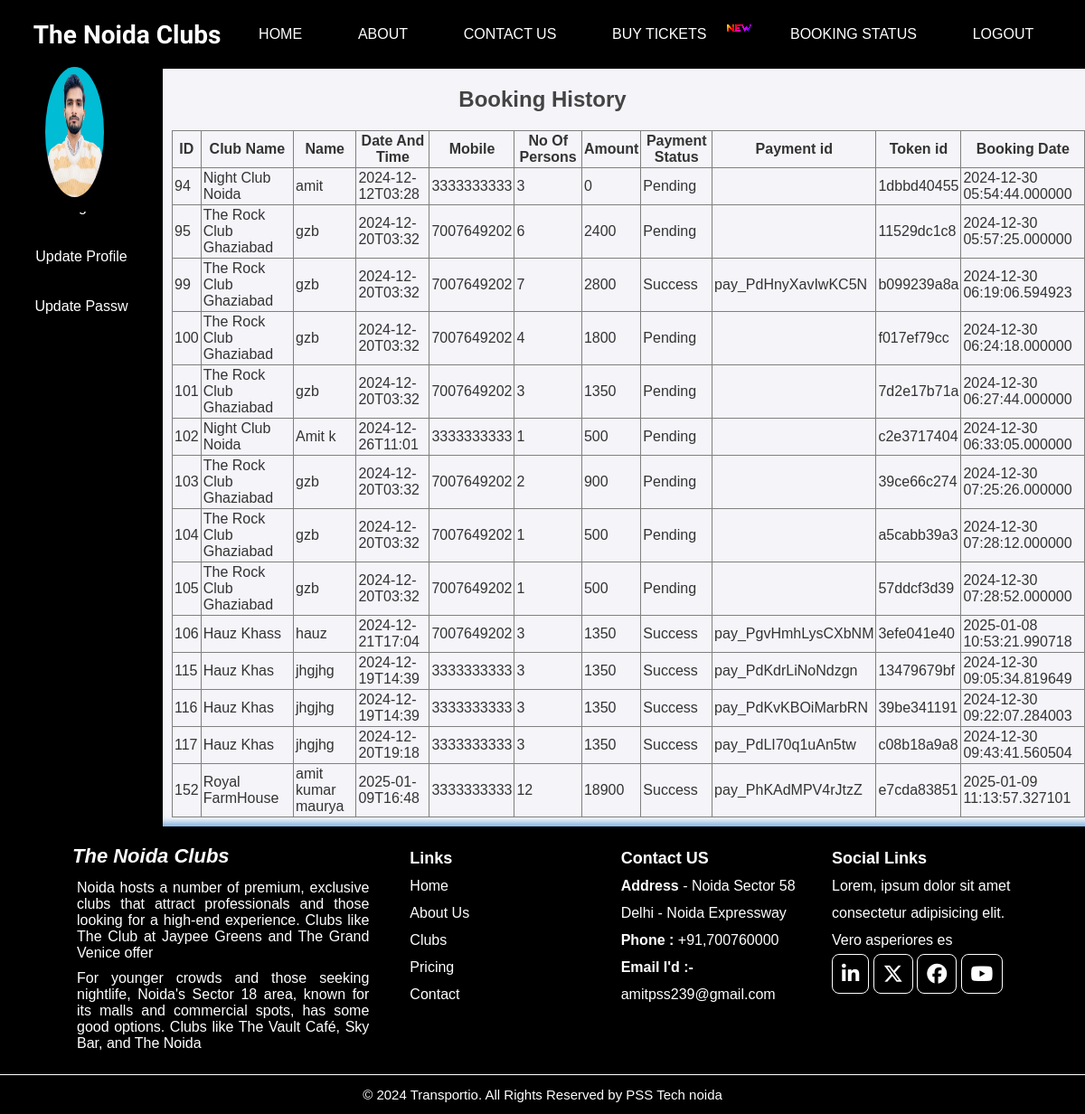
The app's page /Html/CustomerBookingHistory.php (signed in) with its own data.
### tables this page shows
CREATE TABLE `registrations` (
  `id` int(11) NOT NULL,
  `club` varchar(255) NOT NULL,
  `name` varchar(255) NOT NULL,
  `gender` varchar(10) NOT NULL,
  `date` varchar(25) NOT NULL,
  `mobile` varchar(20) NOT NULL,
  `email` varchar(100) NOT NULL,
  `count` int(10) NOT NULL,
  `amount` int(10) NOT NULL,
  `payment_status` varchar(255) NOT NULL,
  `payment_id` varchar(255) NOT NULL,
  `token_id` varchar(50) NOT NULL,
  `bdate` timestamp(6) NOT NULL DEFAULT current_timestamp(6) ON UPDATE current_timestamp(6)
);

### Html/CustomerBookingHistory.php (the view, shortened to what this page needs)
<?php
include("db.php");
$user = $_SESSION['user'];
$sql = "SELECT * FROM registrations where email=?";
$stmt=$conn->prepare($sql);
$stmt->bind_param("s",$user['email']);
$stmt->execute();
$result = $stmt->get_result();
?>
<!DOCTYPE html>
<html lang="en">
<head>
    <link rel="stylesheet" href="../css/index.css">
    <link rel="stylesheet" href="https://cdnjs.cloudflare.com/ajax/libs/font-awesome/6.7.2/css/all.min.css">
</head>
<body>
    <nav>
        <h4 id="thenoida">The Noida Clubs</h4>
        <a href="index.php">Home</a>
        <a href="about.php">About</a>
        <a href="contact.php">Contact Us</a>
        <a href="../Html/buyticket.php">Buy Tickets</a><img src="../image/new.gif" alt="">
        <a href="status.php" id="status">Booking Status</a>
        <a href="logout.php">Logout</a>
    </nav>
    <h2 id="h2">Booking History</h2>
    <div class="profile">
        <div class="profile-left">
            <div class="logo">
                <img src="../image/amit.png" alt="image">
            </div>
            <ul>
                <li><a href="CustomerProfile.php"><i class="fa-solid fa-left-long"></i> Back To Profile</a></li>
                <li><a href="">Booking Ticket</a></li>
                <li><a href="CustomerProfileUpdate.php">Update Profile</a></li>
                <li><a href="CustomerProfileUpdate.php">Update Passw</a></li>
            </ul>
        </div>
        <div class="details">
            <?php
            if ($result->num_rows > 0) {
                echo "<table border='1' style='width:100%; border-collapse:collapse'>
            <tr>
                <th>ID</th>
                <th>Club Name</th>
                <th>Name</th>
                <th>Date And Time</th>
                <th>Mobile</th>
                <th>No Of Persons</th>
                <th>Amount</th>
                <th>Payment Status</th>
                <th>Payment id</th>
                <th>Token id</th>
                <th>Booking Date</th>
            </tr>";
                while ($row = $result->fetch_assoc()) {
                echo "<tr'>
                <td>" . $row["id"] . "</td>
                <td>" . $row["club"] . "</td>
                <td>" . $row["name"] . "</td>
                <td>" . $row["date"] . "</td>
                <td>" . $row["mobile"] . "</td>
                <td>" . $row["count"] . "</td>
                <td>" . $row["amount"] . "</td>
                <td>" . $row["payment_status"] . "</td>
                <td>" . $row["payment_id"] . "</td>
                <td>" . $row["token_id"] . "</td>
                <td>" . $row["bdate"] . "</td>
            </tr>";
                    }
                echo "</table>";
            } else {
                echo "<p>No  bookings found in these details.</p>";
            }
            ?>
        </div>
    </div>
    <div class="footer">
        <div class="fleft">
            <h4>The Noida Clubs</h4>
            <p>Noida hosts a number of premium, exclusive clubs that attract professionals and those looking for a
                high-end experience. Clubs like The Club at Jaypee Greens and The Grand Venice offer </p>
            <p>For younger crowds and those seeking nightlife, Noida's Sector 18 area, known for its malls and
                commercial spots, has some good options. Clubs like The Vault Café, Sky Bar, and The Noida </p>
        </div>
        <div class="fright">
            <ul>
                <span>Links</span>
                <li>Home</li>
                <li>About Us</li>
                <li>Clubs</li>
                <li>Pricing</li>
                <li>Contact</li>
            </ul>
            <ul>
                <span>Contact US</span>
                <li><b>Address</b> - Noida Sector 58 </li>
                <li>Delhi - Noida Expressway </li>
                <li><b>Phone :</b> +91,700760000</li>
                <li><b>Email I'd :-</b>amitpss239@gmail.com</li>
            </ul>
            <ul>
                <span>Social Links</span>
                <li>Lorem, ipsum dolor sit amet consectetur adipisicing elit. Vero asperiores es</li>
                <li><a href="#"><i class="fa-brands fa-linkedin-in"></i></a>
                    <a href="#"><i class="fa-brands fa-x-twitter"></i></a>
                    <a href="#"><i class="fa-brands fa-facebook"></i></a>
                    <a href="#"><i class="fa-brands fa-youtube"></i></a>
                </li>
            </ul>
        </div>
    </div>
    <div class="ftext">
        <p>© 2024 Transportio. All Rights Reserved by PSS Tech noida </p>
    </div>
</body>
</html>

### css/index.css (style rules this page uses)
* { padding: 0; margin: 0; }
nav { background-color: black; padding: 15px; text-align: center; display: flex; align-items: center; justify-content: space-evenly; }
nav img { margin-top: -15px; margin-left: -21px; }
nav a { color: white; padding: 14px 20px; text-decoration: none; text-transform: uppercase; }
#thenoida { font-size: 28px; color: white; font-family: "Dancing Script", cursive; font-optical-sizing: auto; font-style: normal; font-weight: revert-layer; }
.text h4, h5, p { padding: 3px; }
.footer { background-color: black; color: white; display: flex; box-shadow: 0 0 6px 5px rgba(58, 138, 208, 0.57); }
.fleft { width: 30%; margin-left: 5%; padding: 20px; }
.fleft p { padding: 5px; text-align: justify; }
.fleft h4 { font-size: 22px; margin-bottom: 8px; font-style: italic; text-align: left; }
.fright { display: flex; justify-content: space-between; text-align: center; margin-right: 5%; width: 60%; padding: 20px; }
.fright ul { list-style-type: none; line-height: 30px; text-align: left; width: 30%; }
.fright span { font-weight: bold; font-size: 18px; }
.fa-brands { font-size: 22px; color: white; padding: 10px; border: .2px solid white; border-radius: 8px; }
.ftext { text-align: center; background-color: black; color: white; padding: 10px; box-shadow: 0 0 0px 0px rgba(208, 141, 58, 0.57); }
tbody, td, tfoot, th, thead, tr { border-color: inherit; border-style: solid; border-width: 0; }
body { font-family: Arial, sans-serif; }

### Html/CustomerBookingHistory.php (style rules this page uses)
body { font-family: Arial, sans-serif; margin: 0; padding: 0; background-color: #f4f4f9; color: #333; }
#h2 { text-align: center; color: #444; font-size: 24px; padding: 20px; }
.details { margin-bottom: 10px; width: 85%; justify-content: center; align-items: center; padding-left: 10px; box-sizing: border-box; }
th,td { border-width: thin; padding: 2px; }
.ftext { text-align: center; background-color: black; color: white; padding: 10px; font-size: 15px; box-shadow: 0 0 0px 0px rgba(208, 141, 58, 0.57); }
.profile-left { background-color: black; width: 15%; }
.profile-left ul li { list-style-type: none; align-items: center; justify-content: center; display: flex; margin-top: 5px; }
.profile-left ul li a { text-decoration: none; height: 100%; height: 100%; color: white; line-height: 50px; }
.profile { display: flex; }
.logo { height: 13%; position: absolute; margin-top: -70px; background-color: black; width: 15%; }
.logo img { width: 36%; border-radius: 100%; height: 90%; margin-left: 28%; }

### records on screen
registrations: id "94", club "Night Club Noida", name "amit", date "2024-12-12T03:28", mobile "3333333333", count "3", amount "0", payment_status "Pending", token "1dbbd40455", bdate "2024-12-30 05:54:44.000000"
registrations: id "95", club "The Rock Club Ghaziabad", name "gzb", date "2024-12-20T03:32", mobile "7007649202", count "6", amount "2400", payment_status "Pending", token "11529dc1c8", bdate "2024-12-30 05:57:25.000000"
registrations: id "99", club "The Rock Club Ghaziabad", name "gzb", date "2024-12-20T03:32", mobile "7007649202", count "7", amount "2800", payment_status "Success", payment "pay_PdHnyXavIwKC5N", token "b099239a8a", bdate "2024-12-30 06:19:06.594923"
registrations: id "100", club "The Rock Club Ghaziabad", name "gzb", date "2024-12-20T03:32", mobile "7007649202", count "4", amount "1800", payment_status "Pending", token "f017ef79cc", bdate "2024-12-30 06:24:18.000000"
registrations: id "101", club "The Rock Club Ghaziabad", name "gzb", date "2024-12-20T03:32", mobile "7007649202", count "3", amount "1350", payment_status "Pending", token "7d2e17b71a", bdate "2024-12-30 06:27:44.000000"
registrations: id "102", club "Night Club Noida", name "Amit k", date "2024-12-26T11:01", mobile "3333333333", count "1", amount "500", payment_status "Pending", token "c2e3717404", bdate "2024-12-30 06:33:05.000000"
registrations: id "103", club "The Rock Club Ghaziabad", name "gzb", date "2024-12-20T03:32", mobile "7007649202", count "2", amount "900", payment_status "Pending", token "39ce66c274", bdate "2024-12-30 07:25:26.000000"
registrations: id "104", club "The Rock Club Ghaziabad", name "gzb", date "2024-12-20T03:32", mobile "7007649202", count "1", amount "500", payment_status "Pending", token "a5cabb39a3", bdate "2024-12-30 07:28:12.000000"
registrations: id "105", club "The Rock Club Ghaziabad", name "gzb", date "2024-12-20T03:32", mobile "7007649202", count "1", amount "500", payment_status "Pending", token "57ddcf3d39", bdate "2024-12-30 07:28:52.000000"
registrations: id "106", club "Hauz Khass", name "hauz", date "2024-12-21T17:04", mobile "7007649202", count "3", amount "1350", payment_status "Success", payment "pay_PgvHmhLysCXbNM", token "3efe041e40", bdate "2025-01-08 10:53:21.990718"
registrations: id "115", club "Hauz Khas", name "jhgjhg", date "2024-12-19T14:39", mobile "3333333333", count "3", amount "1350", payment_status "Success", payment "pay_PdKdrLiNoNdzgn", token "13479679bf", bdate "2024-12-30 09:05:34.819649"
registrations: id "116", club "Hauz Khas", name "jhgjhg", date "2024-12-19T14:39", mobile "3333333333", count "3", amount "1350", payment_status "Success", payment "pay_PdKvKBOiMarbRN", token "39be341191", bdate "2024-12-30 09:22:07.284003"
registrations: id "117", club "Hauz Khas", name "jhgjhg", date "2024-12-20T19:18", mobile "3333333333", count "3", amount "1350", payment_status "Success", payment "pay_PdLI70q1uAn5tw", token "c08b18a9a8", bdate "2024-12-30 09:43:41.560504"
registrations: id "152", club "Royal FarmHouse", name "amit kumar maurya", date "2025-01-09T16:48", mobile "3333333333", count "12", amount "18900", payment_status "Success", payment "pay_PhKAdMPV4rJtzZ", token "e7cda83851", bdate "2025-01-09 11:13:57.327101"
